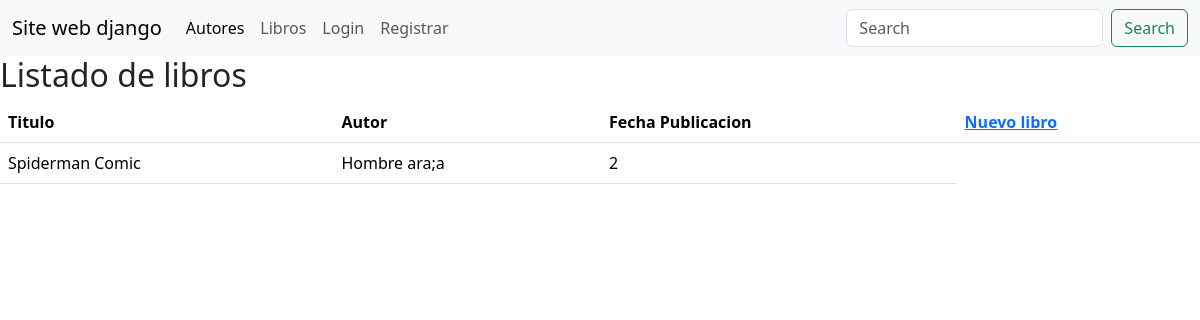
/libros, run on an earlier commit of the app's database.
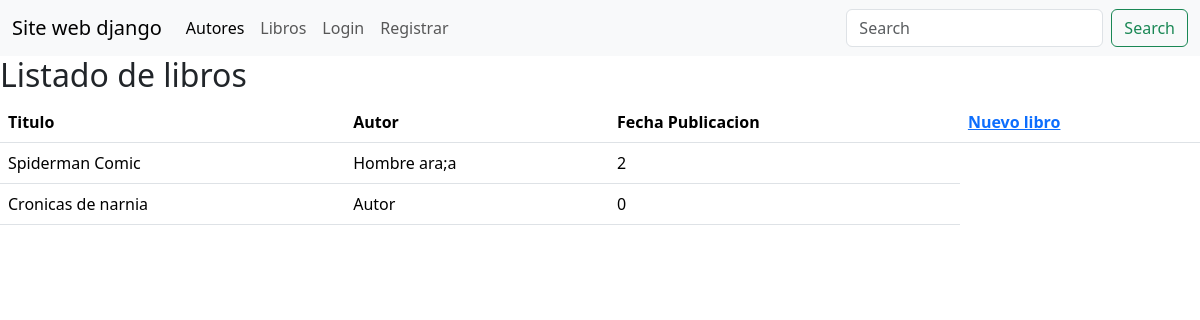
And on a later commit of the database.
### libro/models.py (models this page shows, shortened)
class LibroModel(models.Model):
    titulo = models.CharField(max_length = 50)
    autor = models.CharField(max_length = 50)
    valoracion = models.IntegerField(help_text='Valor entre 0 y 10000',default=0)
    creado = models.DateTimeField(auto_now_add=True)
    modificado = models.DateTimeField(auto_now = True)

### libro/views.py (the view)
# urls.py: path('libros', BookListView.as_view())
class BookListView(ListView):
    template_name = 'lista_libros.html'
    model= LibroModel
    context_object_name = 'list_book'

### templates/lista_libros.html
{% extends "base.html" %}
{% block content %}
{%include 'navbar.html'%}
<h2> Listado de libros </h2>
<table class="table">
    <thead>
        <tr>
        <th scope="col">Titulo</th>
        <th scope="col">Autor</th>
        <th scope="col">Fecha Publicacion</th>
        <th><a href="">Nuevo libro</a></th>
        </tr>
    </thead>
    <tbody>
        {% for i in list_book %}
        <tr>
        <td>{{ i.titulo }}</td>
        <td>{{ i.autor }}</td>
        <td>{{ i.valoracion }}</td>
        </tr>
        {% endfor %}
    </tbody>
</table>
 {% endblock %}

### templates/base.html (shortened to what this page needs)
<!DOCTYPE html>
<html lang="en">
<head>
    {% load bootstrap5 %}
    {% bootstrap_css %}
</head>
<body>
    {% block content %}
    {% endblock content %}
</body>
</html>

### templates/navbar.html (shortened to what this page needs)
{% extends 'base.html' %}
{% load bootstrap5 %}
{% block content %}
<nav class="navbar navbar-expand-lg bg-light">
    <div class="container-fluid">
        <a class="navbar-brand" href="#">Site web django</a>
        <div class="collapse navbar-collapse" id="navbarSupportedContent">
            <ul class="navbar-nav me-auto mb-2 mb-lg-0">
                <li class="nav-item">
                    <a class="nav-link active" aria-current="page"
                href="/formulario">Autores</a>
                </li>
                <li class="nav-item">
                    <a class="nav-link" href="/libros">Libros</a>
                </li>
                {% if user.is_authenticated %}
                    <li class="nav-item">
                        <a class="nav-link" href="/formularios/logout">Salir</a>
                    </li>
                    <li class="nav-item">
                        <a class="nav-link" href="#">Hola, {{user.username}}</a>
                    </li>
                {% else %}
                <li class="nav-item">
                    <a class="nav-link" href="/formularios/signin">Login</a>
                </li>
                <li class="nav-item">
                    <a class="nav-link" href="/formularios/signin">Registrar</a>
                </li>
                {% endif %}
            </ul>
            <form class="d-flex" role="search">
                <input class="form-control me-2" type="search"
            placeholder="Search" aria-label="Search">
                <button class="btn btn-outline-success"
            type="submit">Search</button>
            </form>
        </div>
    </div>
</nav>
{% endblock %}

What changed in the data, as far as the page shows it:
added LibroModel: titulo "Cronicas de narnia", autor "Autor", valoracion "0"
